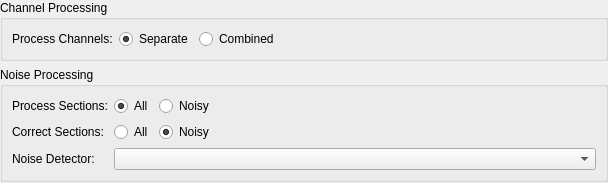
<?xml version="1.0" encoding="UTF-8"?>
<ui version="4.0">
 <class>ViGeneralCorrectionWidget</class>
 <widget class="QWidget" name="ViGeneralCorrectionWidget">
  <property name="geometry">
   <rect>
    <x>0</x>
    <y>0</y>
    <width>608</width>
    <height>183</height>
   </rect>
  </property>
  <property name="maximumSize">
   <size>
    <width>16777215</width>
    <height>16777215</height>
   </size>
  </property>
  <property name="windowTitle">
   <string>Form</string>
  </property>
  <layout class="QFormLayout" name="formLayout">
   <property name="leftMargin">
    <number>0</number>
   </property>
   <property name="topMargin">
    <number>0</number>
   </property>
   <property name="rightMargin">
    <number>0</number>
   </property>
   <property name="bottomMargin">
    <number>0</number>
   </property>
   <item row="1" column="0" colspan="2">
    <widget class="QGroupBox" name="groupBox_2">
     <property name="title">
      <string>Noise Processing</string>
     </property>
     <layout class="QGridLayout" name="gridLayout_3">
      <item row="0" column="0">
       <widget class="QLabel" name="label_2">
        <property name="text">
         <string>Process Sections:</string>
        </property>
       </widget>
      </item>
      <item row="1" column="1">
       <widget class="QWidget" name="widget_2" native="true">
        <layout class="QGridLayout" name="gridLayout_5">
         <property name="leftMargin">
          <number>0</number>
         </property>
         <property name="topMargin">
          <number>0</number>
         </property>
         <property name="rightMargin">
          <number>0</number>
         </property>
         <property name="bottomMargin">
          <number>0</number>
         </property>
         <item row="0" column="0">
          <widget class="QRadioButton" name="correctAllRadioButton">
           <property name="text">
            <string>All</string>
           </property>
          </widget>
         </item>
         <item row="0" column="1">
          <widget class="QRadioButton" name="correctNoisyRadioButton">
           <property name="text">
            <string>Noisy</string>
           </property>
           <property name="checked">
            <bool>true</bool>
           </property>
          </widget>
         </item>
        </layout>
       </widget>
      </item>
      <item row="0" column="1">
       <widget class="QWidget" name="widget" native="true">
        <layout class="QGridLayout" name="gridLayout_4">
         <property name="leftMargin">
          <number>0</number>
         </property>
         <property name="topMargin">
          <number>0</number>
         </property>
         <property name="rightMargin">
          <number>0</number>
         </property>
         <property name="bottomMargin">
          <number>0</number>
         </property>
         <item row="0" column="0">
          <widget class="QRadioButton" name="processAllRadioButton">
           <property name="text">
            <string>All</string>
           </property>
           <property name="checked">
            <bool>true</bool>
           </property>
          </widget>
         </item>
         <item row="0" column="1">
          <widget class="QRadioButton" name="processNoisyRadioButton">
           <property name="text">
            <string>Noisy</string>
           </property>
          </widget>
         </item>
        </layout>
       </widget>
      </item>
      <item row="1" column="2">
       <spacer name="horizontalSpacer_3">
        <property name="orientation">
         <enum>Qt::Horizontal</enum>
        </property>
        <property name="sizeHint" stdset="0">
         <size>
          <width>40</width>
          <height>20</height>
         </size>
        </property>
       </spacer>
      </item>
      <item row="1" column="0">
       <widget class="QLabel" name="label_3">
        <property name="text">
         <string>Correct Sections:</string>
        </property>
       </widget>
      </item>
      <item row="0" column="2">
       <spacer name="horizontalSpacer_2">
        <property name="orientation">
         <enum>Qt::Horizontal</enum>
        </property>
        <property name="sizeHint" stdset="0">
         <size>
          <width>40</width>
          <height>20</height>
         </size>
        </property>
       </spacer>
      </item>
      <item row="2" column="0">
       <widget class="QLabel" name="detectorLabel">
        <property name="text">
         <string>Noise Detector:</string>
        </property>
       </widget>
      </item>
      <item row="2" column="1" colspan="2">
       <widget class="QComboBox" name="detectorComboBox"/>
      </item>
     </layout>
    </widget>
   </item>
   <item row="0" column="0" colspan="2">
    <widget class="QGroupBox" name="groupBox">
     <property name="title">
      <string>Channel Processing</string>
     </property>
     <layout class="QGridLayout" name="gridLayout_2">
      <item row="0" column="0">
       <widget class="QLabel" name="label">
        <property name="text">
         <string>Process Channels:</string>
        </property>
       </widget>
      </item>
      <item row="0" column="1">
       <widget class="QRadioButton" name="separateRadioButton">
        <property name="text">
         <string>Separate</string>
        </property>
        <property name="checked">
         <bool>true</bool>
        </property>
       </widget>
      </item>
      <item row="0" column="2">
       <widget class="QRadioButton" name="combinedRadioButton">
        <property name="text">
         <string>Combined</string>
        </property>
       </widget>
      </item>
      <item row="0" column="3">
       <spacer name="horizontalSpacer">
        <property name="orientation">
         <enum>Qt::Horizontal</enum>
        </property>
        <property name="sizeHint" stdset="0">
         <size>
          <width>40</width>
          <height>20</height>
         </size>
        </property>
       </spacer>
      </item>
     </layout>
    </widget>
   </item>
  </layout>
 </widget>
 <resources/>
 <connections/>
</ui>
